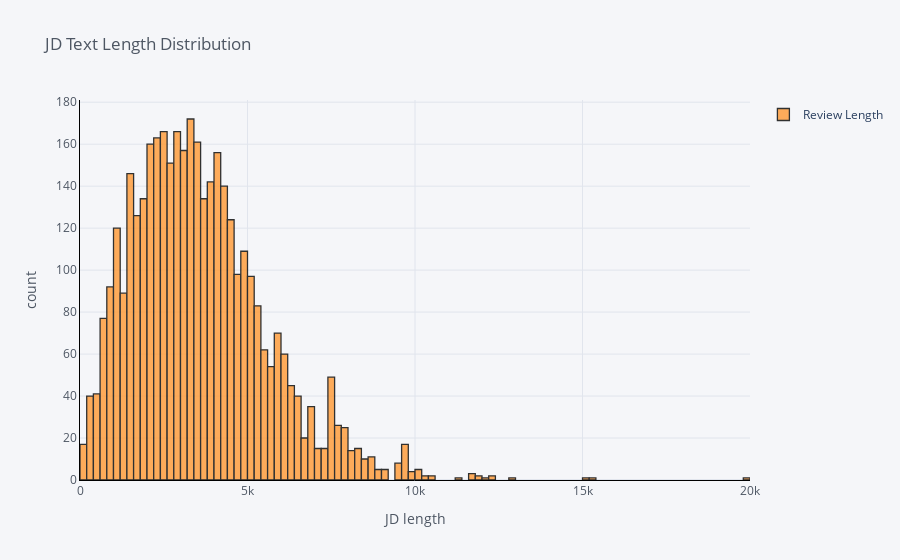

The cell this chart's notebook holds for it:
### Code cell
train['Review Length'].iplot(
    kind='hist',
    bins=100,
    xTitle='JD length',
    linecolor='black',
    legend=dict(),
    yTitle='count',
    title='JD Text Length Distribution')

### Figure 1 — Plotly figure (JSON) as saved in the notebook; plotly's stock layout.template omitted (floating-point values rounded to 4 significant figures; data arrays with more than 128 entries replaced by an {"elided": "..."} marker saying what was removed)
{"data": [{"histfunc": "count", "histnorm": "", "marker": {"color": "rgba(255, 153, 51, 1.0)", "line": {"color": "#000000", "width": 1.3}}, "name": "Review Length", "nbinsx": 100, "opacity": 0.8, "orientation": "v", "type": "histogram", "x": {"elided": "3888 int values"}}], "layout": {"barmode": "overlay", "paper_bgcolor": "#F5F6F9", "plot_bgcolor": "#F5F6F9", "showlegend": true, "title": {"font": {"color": "#4D5663"}, "text": "JD Text Length Distribution"}, "xaxis": {"gridcolor": "#E1E5ED", "linecolor": "black", "showgrid": true, "tickfont": {"color": "#4D5663"}, "title": {"font": {"color": "#4D5663"}, "text": "JD length"}, "zerolinecolor": "#E1E5ED"}, "yaxis": {"gridcolor": "#E1E5ED", "linecolor": "black", "showgrid": true, "tickfont": {"color": "#4D5663"}, "title": {"font": {"color": "#4D5663"}, "text": "count"}, "zerolinecolor": "#E1E5ED"}}}
